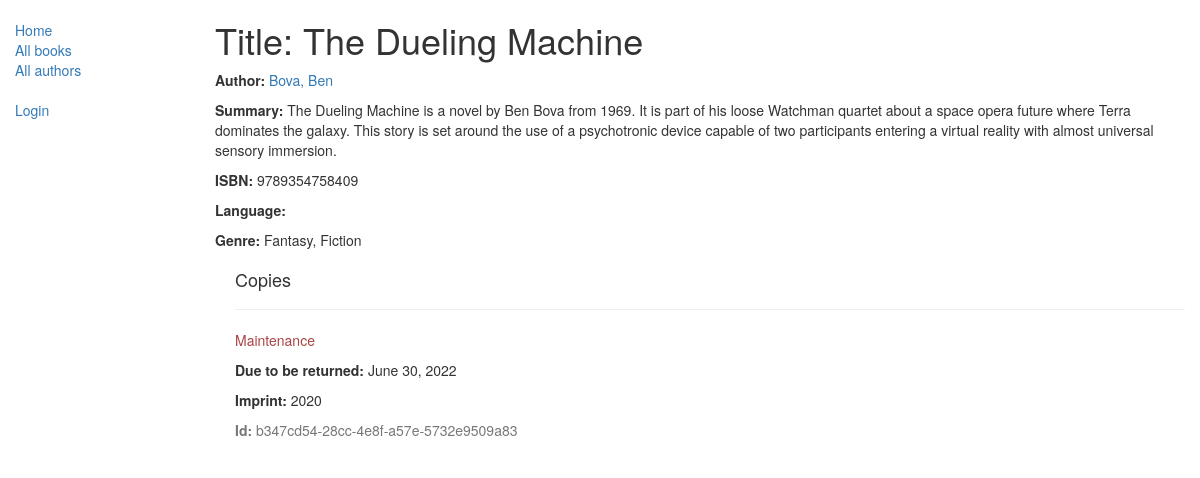
The page /catalog/book/1 on the database as committed earlier.
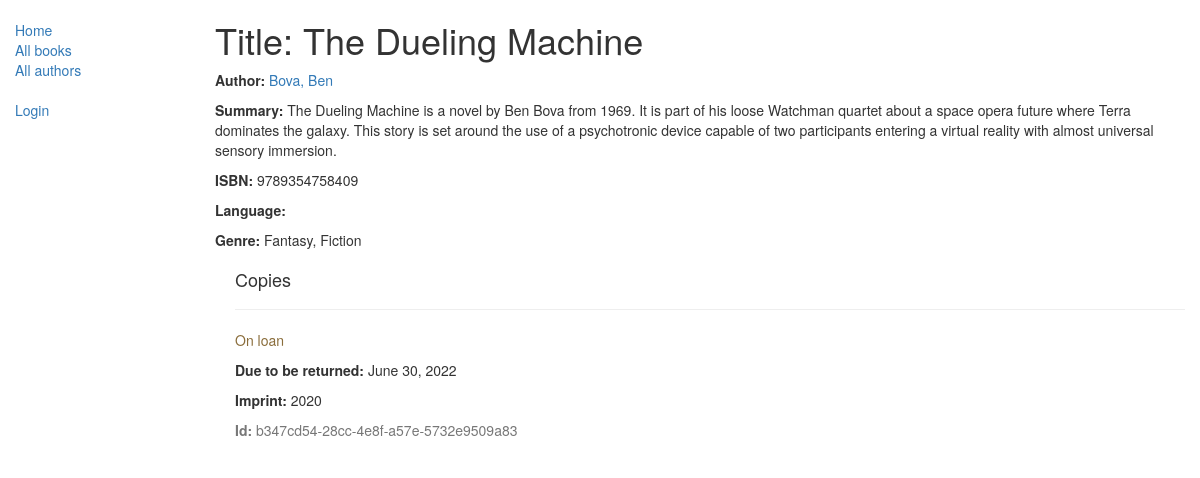
The same page on the database as committed later.
### catalog/models.py (models this page shows, shortened)
class BookInstance(models.Model):
    id = models.UUIDField(primary_key=True, default=uuid.uuid4, help_text="Unique ID for this particular book across whole library")
    book = models.ForeignKey('Book', on_delete=models.SET_NULL, null=True)
    imprint = models.CharField(max_length=200)
    due_back = models.DateField(null=True, blank=True)
    borrower = models.ForeignKey(User, on_delete=models.SET_NULL, null=True, blank=True)
    LOAN_STATUS = (
        ('m', 'Maintenance'),
        ('o', 'On loan'),
        ('a', 'Available'),
        ('r', 'Reserved'),
    )
    status = models.CharField(max_length=1, choices=LOAN_STATUS, blank=True, default='m', help_text='Book availability')
    class Meta:
        ordering = ["due_back"]
        permissions = (("can_mark_returned", "Set book as returned"),)

### catalog/views.py (the view)
# urls.py: path('book/<int:pk>', views.BookDetailView.as_view(), name='book-detail'),
class BookDetailView(generic.DetailView):
    model = Book

### catalog/models.py (called while the page is built)
    def __str__(self):
        return self.name

    def __str__(self):
        return '%s, %s' % (self.last_name, self.first_name)

### catalog/templates/catalog/book_detail.html
{% extends "base_generic.html" %} {% block content %}
<h1>Title: {{ book.title }}</h1>
<p><strong>Author:</strong> <a href="{% url 'author-detail' book.author.pk %}">{{ book.author }}</a></p>
<p><strong>Summary:</strong> {{ book.summary }}</p>
<p><strong>ISBN:</strong> {{ book.isbn }}</p>
<p><strong>Language:</strong> {{ book.language }}</p>
<p><strong>Genre:</strong> {% for genre in book.genre.all %} {{ genre }}{% if not forloop.last %}, {% endif %}{% endfor %}</p>
<div style="margin-left:20px;margin-top:20px">
    <h4>Copies</h4>
    {% for copy in book.bookinstance_set.all %}
    <hr>
    <p class="{% if copy.status == 'a' %}text-success{% elif copy.status == 'm' %}text-danger{% else %}text-warning{% endif %}">{{ copy.get_status_display }}</p>
    {% if copy.status != 'a' %}
    <p><strong>Due to be returned:</strong> {{copy.due_back}}</p>{% endif %}
    <p><strong>Imprint:</strong> {{copy.imprint}}</p>
    <p class="text-muted"><strong>Id:</strong> {{copy.id}}</p>
    {% endfor %}
</div>
{% endblock %}

Rows that differ between the two databases and show on the page:
changed BookInstance "b347cd54-28cc-4e8f-a57e-5732e9509a83": status "Maintenance" → "On loan"
